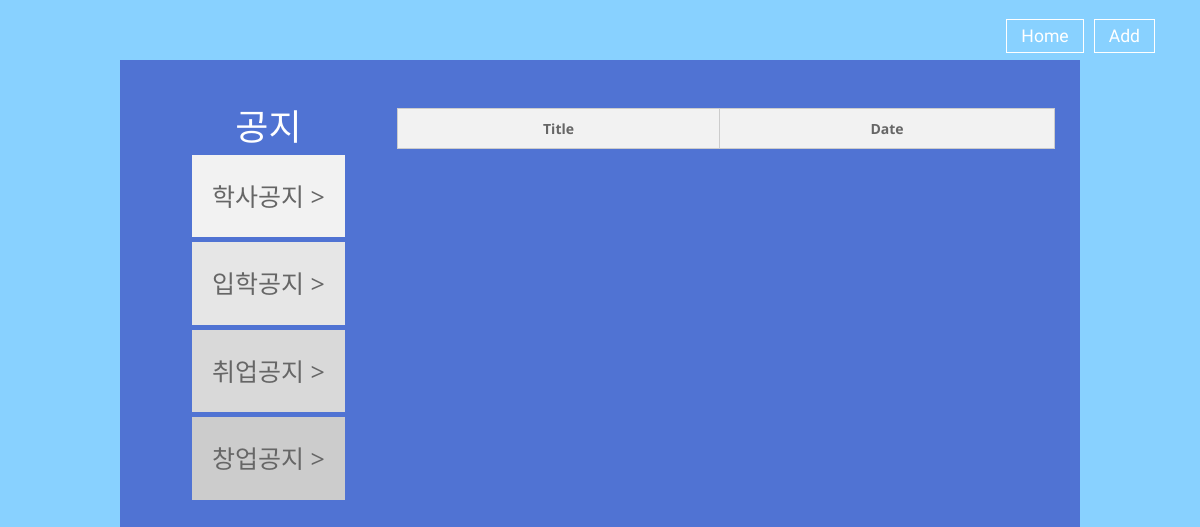
/final-wuhuwuhu/gonggao.php, run on an earlier commit of the app's database.
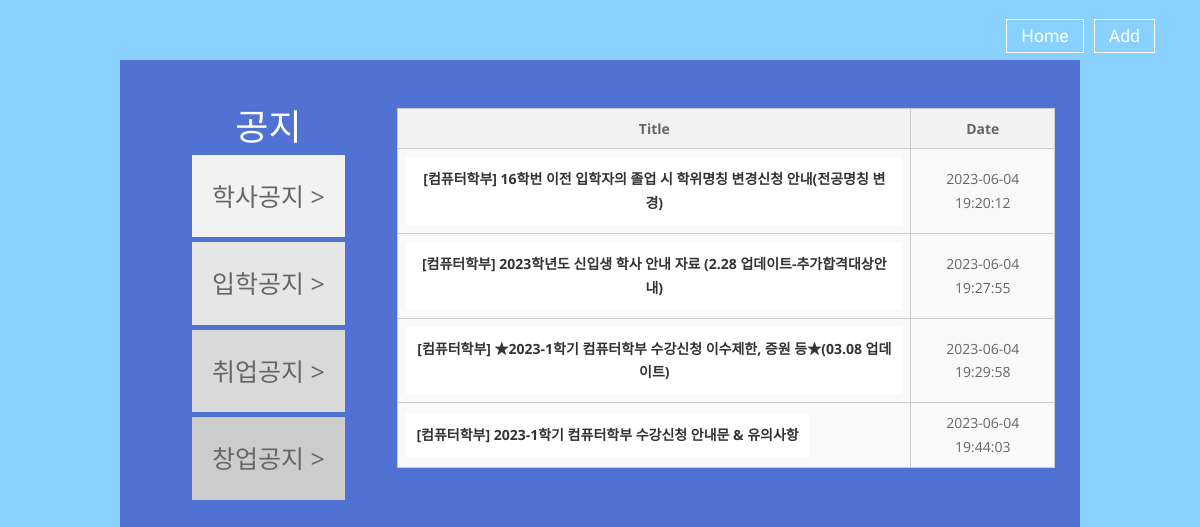
And on a later commit of the database.
### tables this page shows
CREATE TABLE `gonggao` (
  `id` int NOT NULL AUTO_INCREMENT,
  `title` text,
  `content` text,
  `created_at` timestamp NULL DEFAULT NULL,
  PRIMARY KEY (`id`) USING BTREE
);

### final-wuhuwuhu/gonggao.php (the view, shortened to what this page needs)
<?php
include 'connect.php';
$query = "SELECT * FROM gonggao";
$result = $conn->query($query);
$gonggaos = array();
if ($result->num_rows > 0) {
  while ($row = $result->fetch_assoc()) {
    $gonggaos[] = $row;
  }
}
?>
<!DOCTYPE html>
<html lang="zh-CN">
<head>
  <link rel="stylesheet" href="css/gonggao.css" />
  <link rel="stylesheet" href="css/bootstrap.min.css" />
  <link rel="stylesheet" type="text/css" href="css/isotope.css" media="screen" />
  <link rel="stylesheet" href="js/fancybox/jquery.fancybox.css" type="text/css" media="screen" />
  <link href="css/animate.css" rel="stylesheet" media="screen">
  <link href="flexslider/flexslider.css" rel="stylesheet" />
  <link href="js/owl-carousel/owl.carousel.css" rel="stylesheet">
  <link rel="stylesheet" href="css/styles.css" />
  <link href="font/css/font-awesome.min.css" rel="stylesheet">
</head>
<body style="background-color: #88d1ff;">
  <header class="header">
    <div class="container">
      <nav class="navbar navbar-inverse" role="navigation">
        <div id="main-nav" class="collapse navbar-collapse">
          <ul class="nav navbar-nav">
            <li class="active" id="firstLink"><a href="index.php" class="scroll-link">Home</a></li>
            <li class="active" id="firstLink"><a href="add_announcement.php" class="scroll-link">Add</a></li>
          </ul>
        </div>
      </nav>
    </div>
  </header>
  <div class="wrap">
    <div class="lnb_wrap">
      <div class="lnb">
        <div class="theme">
          <h1>공지</h1>
        </div>
        <ul>
          <li class="one"><a href="gonggao.php">학사공지 ></a></li>
          <li class="two"><a href="ruxuetongzhi.php">입학공지 ></a></li>
          <li class="three"><a href="jiuyetongzhi.php">취업공지 ></a></li>
          <li class="four"><a href="chuangyetongzhi.php">창업공지 ></a></li>
        </ul>
      </div>
    </div>
    <div class="area">
      <div class="contents">
        <table id="mainGrid" class="dataGridContainer">
          <thead>
            <tr>
              <th style="display:flexbox">Title</th>
              <th style="display:flexbox">Date</th>
            </tr>
          </thead>
          <tbody>
            <?php foreach ($gonggaos as $gonggao) { ?>
            <tr class="even">
              <td>
                <button class="dropdown-trigger"><?php echo $gonggao['title']?></button>
              </td>
              <td style="text-align:center">
                <?php echo $gonggao['created_at']?>
              </td>
            </tr>
            <?php } ?>
          </tbody>
        </table>
      </div>
    </div>
  </div>
</body>
</html>

### final-wuhuwuhu/css/gonggao.css (style rules this page uses)
.wrap { margin-top: 5%; background-color: #5073d3; display: flex; position:absolute; padding: 10px; width: 80%; min-height: 90%; margin-left: 10%; }
.lnb_wrap { margin-left: 5%; }
.lnb { padding: 15px; }
.theme { text-align: center; margin-bottom: 10px; }
.theme h1 { color: #ffffff; }
ul { list-style-type: none; padding: 0; margin: 0; }
li { margin-bottom: 5px; }
li a { display: block; padding: 20px; text-decoration: none; color: #666; font-size: 25px; }
.one { background-color: #f2f2f2; }
.two { background-color: #e6e6e6; }
.three { background-color: #d9d9d9; }
.four { background-color: #cccccc; }
.area { width: 70%; margin-top: 4%; margin-left: 4%; }
.dataGridContainer { border-collapse: collapse; width: 100%; border: 1px solid #ccc; }
.dataGridContainer th, .dataGridContainer td { padding: 8px; border: 1px solid #ccc; }
.dataGridContainer th { background-color: #f2f2f2; }
.dataGridContainer tr { height: 35px; }
.dataGridContainer tr.even { background-color: #f9f9f9; }
.dropdown-trigger { background-color: #ffffff; font-weight: bold; color: #333; padding: 10px; border: none; cursor: pointer; }
thead > tr >th { text-align: center; }

### final-wuhuwuhu/css/styles.css (style rules this page uses)
* { margin: 0; padding: 0; font-family: 'Open Sans', sans-serif; }
body { height: 100%; font-family: 'Open Sans', sans-serif; font-size: 14px; line-height: 1.7; color: #666666; -webkit-font-smoothing: antialiased; -webkit-text-size-adjust: 100%; background: #fff; transition: all 0.3s linear; -webkit-transition: all 0.3s linear; -moz-transition: all 0.3s linear; -o-transition: all 0.3s linear; }
h1, h2, h3, h4, h5, h6 { font-family:36px 'Open Sans', sans-serif; }
.collapse ul li { font-size: medium; margin-left: 10px; }
a { color: #27AFD3; text-decoration: none; text-shadow: none; -webkit-transition: all 0.2s linear; -moz-transition: all 0.2s linear; -ms-transition: all 0.2s linear; -o-transition: all 0.2s linear; transition: all 0.2s linear; }
.header { position: fixed; width: 100%; z-index: 50; border-radius: 0; top: 0px; }
.navbar-inverse { background: transparent; }
.header .navbar { margin: 0; background: transparent; border: 0; }
.navbar-inverse .navbar-nav > li > a { color: #fff; font-size: 1.2em; line-height: normal; margin: 17px; padding: 6px 0px !important; border-radius: 5px; font-family: 'Oswald', sans-serif; font-weight: 400; }
.navbar-inverse .navbar-nav > .active > a, .navbar-inverse .navbar-nav > .active > a:hover, .navbar-inverse .navbar-nav > .active > a:focus { color: #fff; background: none; border: 1px solid #FFFFFF; border-radius: 0px; }
.navbar-inverse .navbar-nav > .active { color: #fff; }
.header .navbar-nav > li > a { padding: 25px 18px; }
body { margin: 0; font-family: Arial, sans-serif; background: #F0F0F0; }
@media (min-width: 768px) { .navbar-nav { float: right; } }
@media (min-width: 768px) { .navbar-inverse .navbar-nav > li > a { color: #fff; font-size: 1.1em; padding: 6px 14px !important; border-radius: 5px; margin: 19px 0px; border: 1px solid transparent; } }

What changed in the data, as far as the page shows it:
added gonggao: title "[컴퓨터학부] 16학번 이전 입학자의 졸업 시 학위명칭 변경신청 안내(전공명칭 변경)", created_at "2023-06-04 19:20:12"
added gonggao: title "[컴퓨터학부] 2023학년도 신입생 학사 안내 자료 (2.28 업데이트-추가합격대상안내)", created_at "2023-06-04 19:27:55"
added gonggao: title "[컴퓨터학부] ★2023-1학기 컴퓨터학부 수강신청 이수제한, 증원 등★(03.08 업데이트)", created_at "2023-06-04 19:29:58"
added gonggao: title "[컴퓨터학부] 2023-1학기 컴퓨터학부 수강신청 안내문 & 유의사항", created_at "2023-06-04 19:44:03"
